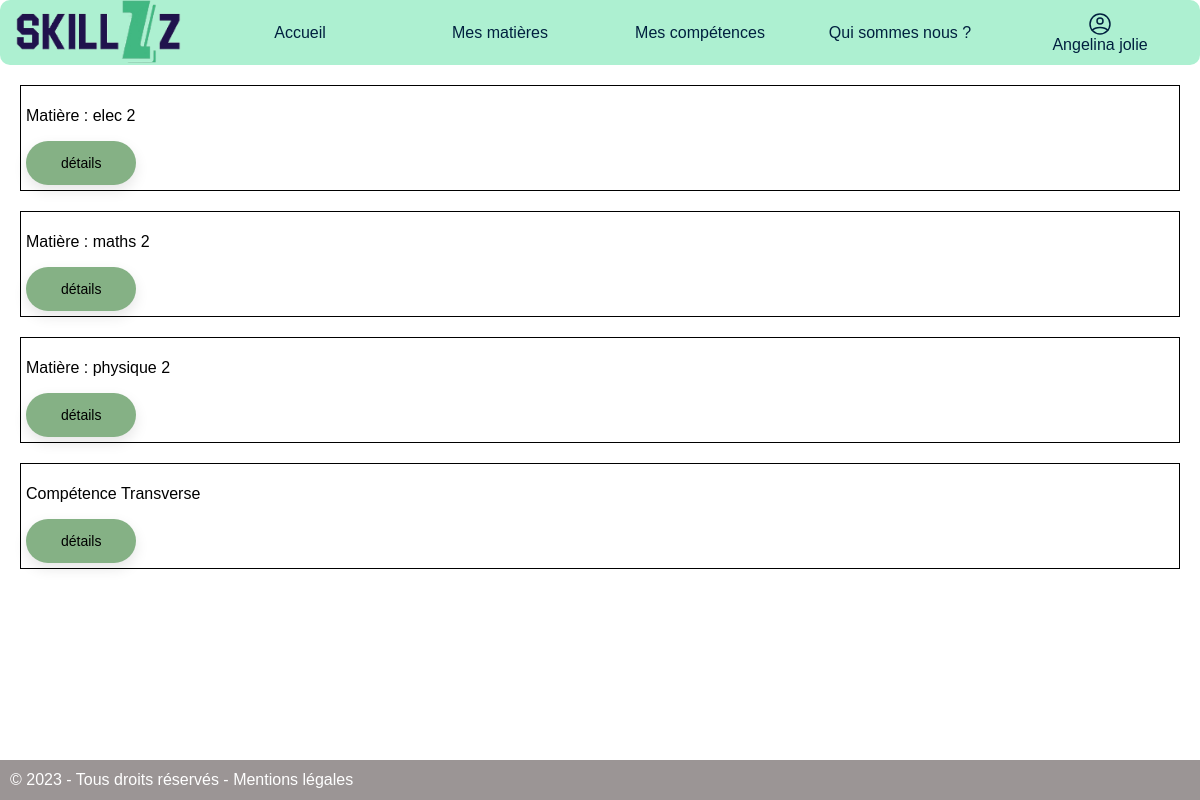
Screenshot of /matiereE.php (signed in) with the database file from the repository.
### matiereE.php (the view, shortened to what this page needs)
<?php
try{
    $bdd = new PDO('mysql:host=localhost;dbname=Skillzz;charset=utf8', 'root', 'root');
}
catch (Exception $e)
{
   die('Erreur : ' . $e->getMessage());
}
$sql=$bdd->prepare("SELECT nomMatière AS matiere FROM suiviMatière WHERE mailE = ? ");
$reponse=$sql->execute(array($_SESSION['mailE']));
?>
<!DOCTYPE html>
<html lang="en">
<head>
    <link rel="stylesheet" href="cssMatiere.css" />
</head>
<body>
    <?php include("headerE.php"); ?>
    <?php include("footerE.php"); ?>
    <div>
    <?php
    $divs = array(
        array('class'=>'detail','id'=>'boutton1','id2' => 'mat1','class2'=>'mat'),
        array('class'=>'detail','id'=>'boutton2','id2' => 'mat2','class2'=>'mat'),
        array('class'=>'detail','id'=>'boutton2','id2' => 'mat3','class2'=>'mat'),
        array('class'=>'detail','id'=>'boutton2','id2' => 'mat4','class2'=>'mat'),
        array('class'=>'detail','id'=>'boutton2','id2' => 'mat5','class2'=>'mat'),
        array('class'=>'detail','id'=>'boutton2','id2' => 'mat6','class2'=>'mat'),
        array('class'=>'detail','id'=>'boutton2','id2' => 'mat7','class2'=>'mat'),
    );
        while ($donnees = $sql->fetch() and $row = array_shift($divs)) {
            ?>
            <div class="matiere">
                <p> Matière : <?php echo $donnees['matiere']; ?><br> </p>
                <button id="<?php echo $row['id']; ?>" class="<?php echo $row['class']; ?> full-rounded">détails</button>
            </div>
        <?php
        }
        ?>
        <div class="transverse">
            <p> Compétence Transverse<br> </p>
            <button id="bouttonT" class="detail full-rounded">détails</button>
        </div>
    </div>
</body>
</html>

### cssMatiere.css (style rules this page uses)
button { font-size: 14px; position: relative; margin: auto; padding: 1em 2.5em 1em 2.5em; border: none; background: #85b185; transition: all 0.1s linear; box-shadow: 0 0.4em 1em rgba(0, 0, 0, 0.1); }
.full-rounded { border-radius: 2em; }
.matiere { border-width: 1px; border-style: double; border-color: black; margin: 20px; padding: 5px; }
.transverse { border-width: 1px; border-style: double; border-color: black; margin: 20px; padding: 5px; }

### headerE.css (style rules this page uses)
body { font-family: Arial, sans-serif; margin: 0; padding: 0; }

### rows the page displays
suivimatière: nomMatière "elec 2"
suivimatière: nomMatière "maths 2"
suivimatière: nomMatière "physique 2"

### other values shown
$_SESSION['prénom'] "Angelina"
$_SESSION['nom'] "jolie"
